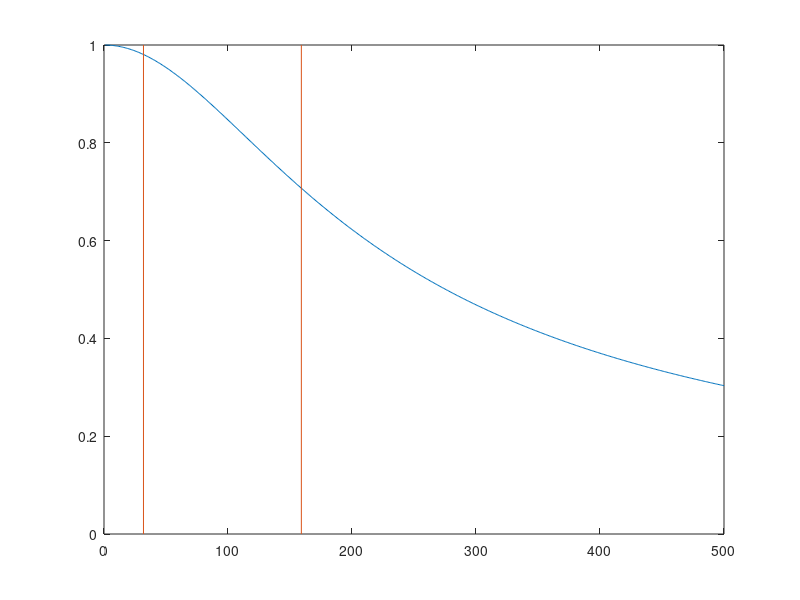

This chart was generated by the following MATLAB code:
f = 1 : 500;
R = 1e3;
C = 1e-6;
fc = 1/2/pi/R/C;
H = (1./(2*pi*j*f*C))./((1./(2*pi*j*f*C))+R);
Habs = abs(H);

figure(1);
plot(f,Habs);
line([fc fc],[0 max(Habs)]);
line([fc/5 fc/5],[0 max(Habs)]);
Habs(round(fc/5))*100